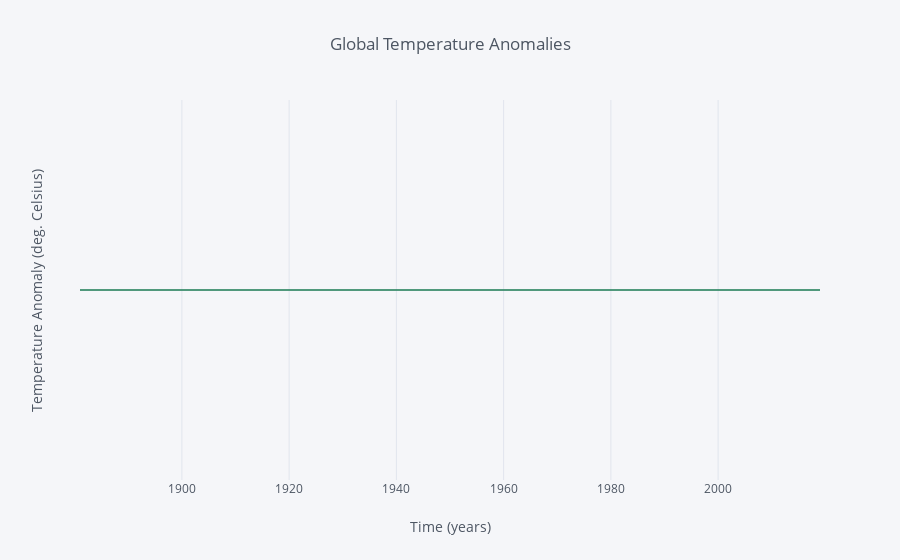

Notebook code for this chart:
### Code cell
#et’s plot both datasets again, this time using Plotly and Cufflinks:
t.resample('A').mean().iplot(kind='line', xTitle='Time (years)', color='#1C7C54',
                  yTitle='Temperature Anomaly (deg. Celsius)', title='Global Temperature Anomalies')

### Figure 1 — Plotly figure (JSON) as saved in the notebook; plotly's stock layout.template omitted (floating-point values rounded to 4 significant figures; data arrays with more than 128 entries replaced by an {"elided": "..."} marker saying what was removed)
{"data": [{"line": {"color": "rgba(28, 124, 84, 1.0)", "dash": "solid", "shape": "linear", "width": 1.3}, "mode": "lines", "name": "Avg_Anomaly_deg_C", "text": "", "type": "scatter", "uid": "92cfb51d-055b-403a-a159-d2e48bddc122", "x": {"elided": "139 str values"}, "y": {"elided": "139 str values"}}], "layout": {"legend": {"bgcolor": "#F5F6F9", "font": {"color": "#4D5663"}}, "paper_bgcolor": "#F5F6F9", "plot_bgcolor": "#F5F6F9", "title": {"font": {"color": "#4D5663"}, "text": "Global Temperature Anomalies"}, "xaxis": {"gridcolor": "#E1E5ED", "showgrid": true, "tickfont": {"color": "#4D5663"}, "title": {"font": {"color": "#4D5663"}, "text": "Time (years)"}, "zerolinecolor": "#E1E5ED"}, "yaxis": {"gridcolor": "#E1E5ED", "showgrid": true, "tickfont": {"color": "#4D5663"}, "title": {"font": {"color": "#4D5663"}, "text": "Temperature Anomaly (deg. Celsius)"}, "zerolinecolor": "#E1E5ED"}}}
